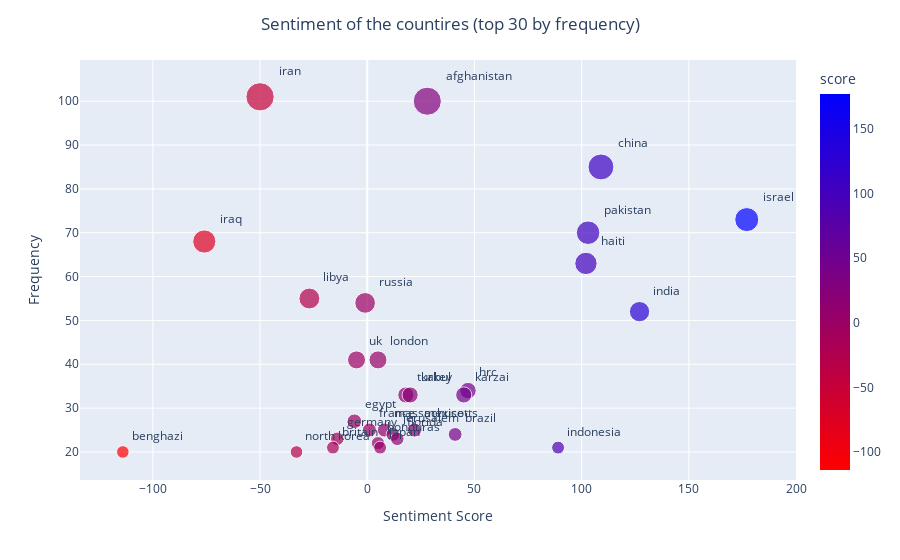

Here is the notebook cell this chart was saved with:
### Code cell
fig = plot_entitites_sentiment(df_entities, top_k=TOP_K)
fig.show()
fig.write_image("assets/norm_sentiment_countries.png", scale=SCALE)

### Figure 1 — Plotly figure (JSON) as saved in the notebook; plotly's stock layout.template omitted (floating-point values rounded to 4 significant figures)
{"data": [{"hovertemplate": "score=%{marker.color}<br>freq=%{marker.size}<br>entity=%{text}<extra></extra>", "legendgroup": "", "marker": {"color": [-50.0, 28.0, 109.0, 177.0, 103.0, -76.0, 102.0, -27.0, -1.0, 127.0, -5.0, 5.0, 47.0, 18.0, 45.0, 20.0, -6.0, 1.0, 8.0, 22.0, 12.0, 41.0, 14.0, -14.0, 5.0, 89.0, -16.0, 6.0, -114.0, -33.0], "coloraxis": "coloraxis", "size": [101.0, 100.0, 85.0, 73.0, 70.0, 68.0, 63.0, 55.0, 54.0, 52.0, 41.0, 41.0, 34.0, 33.0, 33.0, 33.0, 27.0, 25.0, 25.0, 25.0, 24.0, 24.0, 23.0, 23.0, 22.0, 21.0, 21.0, 21.0, 20.0, 20.0], "sizemode": "area", "sizeref": 0.2525, "symbol": "circle"}, "mode": "markers+text", "name": "", "orientation": "v", "showlegend": false, "text": ["iran", "afghanistan", "china", "israel", "pakistan", "iraq", "haiti", "libya", "russia", "india", "uk", "london", "hrc", "turkey", "karzai", "kabul", "egypt", "france", "massachusetts", "mexico", "jerusalem", "brazil", "florida", "germany", "honduras", "indonesia", "britain", "japan", "benghazi", "north korea"], "textposition": "top right", "type": "scatter", "x": [-50.0, 28.0, 109.0, 177.0, 103.0, -76.0, 102.0, -27.0, -1.0, 127.0, -5.0, 5.0, 47.0, 18.0, 45.0, 20.0, -6.0, 1.0, 8.0, 22.0, 12.0, 41.0, 14.0, -14.0, 5.0, 89.0, -16.0, 6.0, -114.0, -33.0], "xaxis": "x", "y": [101.0, 100.0, 85.0, 73.0, 70.0, 68.0, 63.0, 55.0, 54.0, 52.0, 41.0, 41.0, 34.0, 33.0, 33.0, 33.0, 27.0, 25.0, 25.0, 25.0, 24.0, 24.0, 23.0, 23.0, 22.0, 21.0, 21.0, 21.0, 20.0, 20.0], "yaxis": "y"}], "layout": {"coloraxis": {"colorbar": {"title": {"text": "score"}}, "colorscale": [[0.0, "rgb(255,0,0)"], [1.0, "rgb(0,0,255)"]]}, "legend": {"itemsizing": "constant", "tracegroupgap": 0}, "margin": {"t": 60}, "title": {"text": "Sentiment of the countires (top 30 by frequency)", "x": 0.5, "xanchor": "center"}, "xaxis": {"anchor": "y", "domain": [0.0, 1.0], "title": {"text": "Sentiment Score"}}, "yaxis": {"anchor": "x", "domain": [0.0, 1.0], "title": {"text": "Frequency"}}}}
